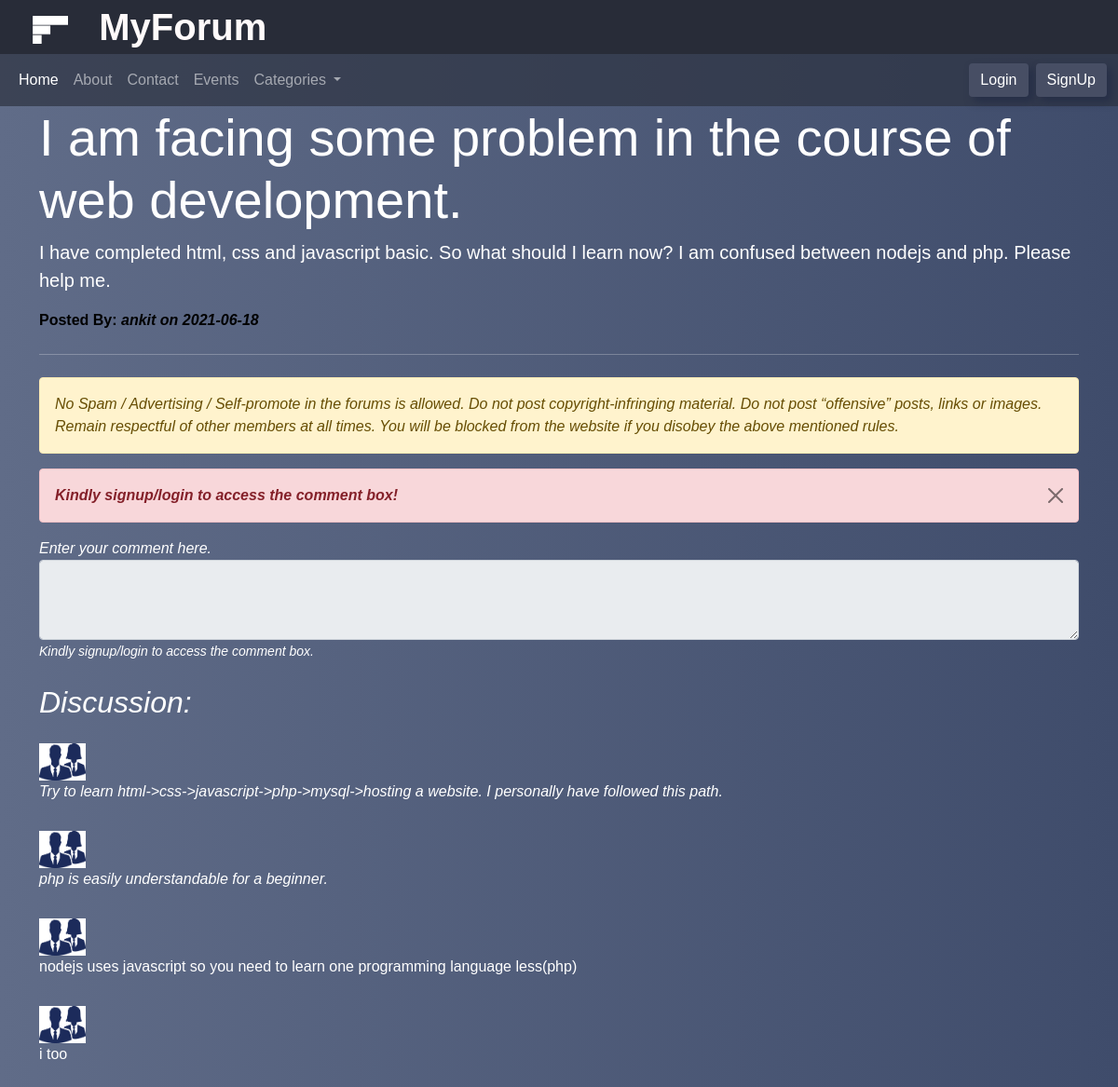
/forum/threads.php?queryId=1, run on the app's committed database.
### tables this page shows
CREATE TABLE `forumquery` (
  `queryId` int(11) NOT NULL,
  `queryTitle` varchar(500) NOT NULL,
  `queryDescription` varchar(500) NOT NULL,
  `userId` int(50) NOT NULL,
  `categoryId` int(50) NOT NULL,
  `timeStamp` date NOT NULL DEFAULT current_timestamp()
);

CREATE TABLE `userdetails` (
  `S.NO` int(10) NOT NULL,
  `USERNAME` varchar(500) NOT NULL,
  `PASSWORD` varchar(255) NOT NULL,
  `DATE` date NOT NULL DEFAULT current_timestamp()
);

CREATE TABLE `commenttablle` (
  `commentId` int(11) NOT NULL,
  `comment` varchar(500) NOT NULL,
  `userId` int(50) NOT NULL,
  `queryId` int(50) NOT NULL,
  `date` date NOT NULL DEFAULT current_timestamp()
);

### forum/threads.php (the view, shortened to what this page needs)
<!doctype html>
<html lang="en">
<head>
    <link href="https://cdn.jsdelivr.net/npm/bootstrap@5.0.1/dist/css/bootstrap.min.css" rel="stylesheet"
>
    <link rel="stylesheet" href="a.css">
</head>
<body>
    <?php
      include 'essentials/_header.php';
    ?>
    <?php
    $queryId=$_GET['queryId'];
    $sql="SELECT * FROM `forumquery` WHERE `queryId`='$queryId'";
    $result=mysqli_query($connect,$sql);
    $row=mysqli_fetch_assoc($result);
    $user=$row['userId'];
    $sql2="SELECT * FROM `userdetails` WHERE `S.NO`='$user'";
    $result2=mysqli_query($connect,$sql2);
    $row2=mysqli_fetch_assoc($result2);
   echo ' <div class="container">
   <div class="jumbotron">
       <h3 class="display-4">'.$row['queryTitle'].'</h3>
       <p class="lead">'.$row['queryDescription'].'</p>
       <p style="color: black;"><strong>Posted By:<em> '.$row2['USERNAME'].'<em> on <em>'.$row2['DATE'].'</em></strong></p>
       <hr class="my-4">
       <div class="alert alert-warning" role="alert">No Spam / Advertising / Self-promote in the forums is allowed.
       Do not post copyright-infringing material.
       Do not post “offensive” posts, links or images.
       Remain respectful of other members at all times.
       You will be blocked from the website if you disobey the above mentioned rules.
       </div>
   </div></div>';
   ?>
    <div class="container">
        <?php
          if(isset($_SESSION['loggedin']))
          {
              echo '<form action="'. $_SERVER["REQUEST_URI"].'" method="POST">
              <div class="form-group">
                  <label for="comment">Enter Your Comment '.$_SESSION['username'].'</label>
                  <textarea class="form-control" name="comment" id="comment" rows="3"></textarea>
              </div>
              <button type="submit"  name="submitComment" class="btn mt-2 btn-success">Submit</button>
              </form>';
          }
          else
          {
            echo('<div class="alert alert-danger alert-dismissible fade show" role="alert">
            <strong>Kindly signup/login to access the comment box!</strong><button type="button" class="btn-close" data-bs-dismiss="alert" aria-label="Close"></button>
            </div>');
            echo '<form action="'. $_SERVER["REQUEST_URI"].'" method="POST">
              <div class="form-group">
                  <label for="comment">Enter your comment here.</label>
                  <textarea class="form-control" name="comment" id="comment" rows="3" readonly></textarea>
              </div>
              <small>Kindly signup/login to access the comment box.</small>
              </form>';
          }
        ?>
    </div>
    <div class="container">
        <h2 class="my-4">Discussion:</h2>
    </div>
    <?php
     $queryId=$_GET['queryId'];
     $sql="SELECT * FROM `commenttablle` WHERE `queryId`='$queryId'";
     $result=mysqli_query($connect,$sql);
     $numRows=mysqli_num_rows($result);
    if($numRows==0)
    {
        echo '<div class="container"><div class="alert alert-success" role="alert">
        <h4 class="alert-heading">No comments yet!</h4>
        <p>Be the first person to answer the query.</p>
       </div></div>';
    }
    else
    {
        while($row=mysqli_fetch_assoc($result))
        {
            $comment=$row['comment'];
            $comment=str_replace("<","&lt;",$comment);
            $comment=str_replace(">","&gt;",$comment);
            $comment=str_replace("'","''",$comment);
            echo ('<div class="container" style="margin-bottom:30px;"><div class="media">
            <img src="images/login.png" width="50px" height="40px" class="mr-3">
            <div class="media-body">'.$comment.'
            </div>
            <p class="text-primary"></em>
          </div></div>');
        }
    }
    ?>
</body>
</html>

### forum/a.css (style rules this page uses)
body { margin: 0px; padding: 0px; min-height: 100vh; overflow: auto; background: linear-gradient(to right, #606c88, #3f4c6b); width: 100%; font-family: 'Raleway', sans-serif; color: white; }

### data on the page
forumquery: queryTitle "I am facing some problem in the course of web development.", queryDescription "I have completed html, css and javascript basic. So what should I learn now? I am confused between nodejs and php. Please help me."
userdetails: USERNAME "ankit", DATE "2021-06-18"
commenttablle: comment "Try to learn html->css->javascript->php->mysql->hosting a website. I personally have followed this path."
commenttablle: comment "php is easily understandable for a beginner."
commenttablle: comment "nodejs uses javascript so you need to learn one programming language less(php)"
commenttablle: comment "i too"
